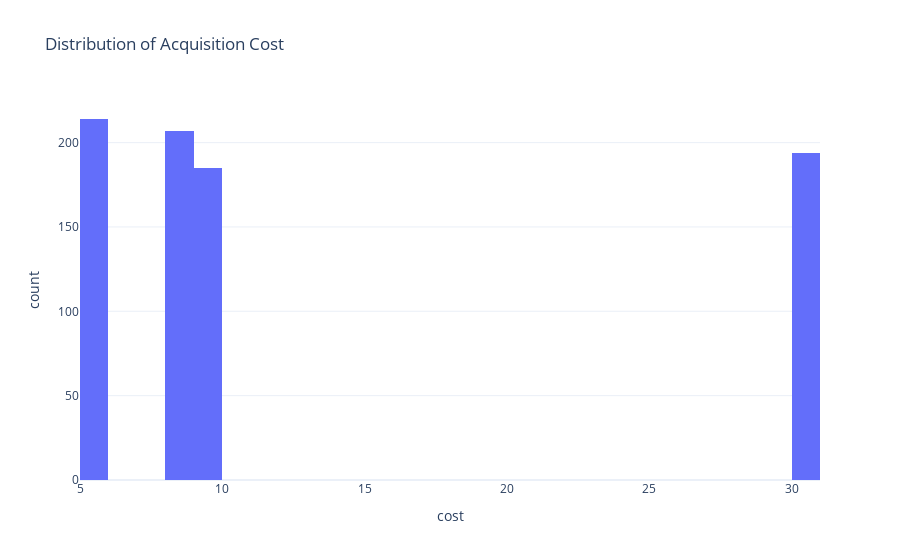

The notebook cell this image was saved under:
### Markdown cell above
#  visualizing the distribution of acquisition cost and revenue generated by the customer using histograms

### Code cell
fig=px.histogram(data,x="cost",nbins=30,
                title="Distribution of Acquisition Cost")
fig.show()

### Figure 1 — Plotly figure (JSON) as saved in the notebook; plotly's stock layout.template omitted (floating-point values rounded to 4 significant figures; data arrays with more than 128 entries replaced by an {"elided": "..."} marker saying what was removed)
{"data": [{"alignmentgroup": "True", "bingroup": "x", "hovertemplate": "cost=%{x}<br>count=%{y}<extra></extra>", "legendgroup": "", "marker": {"color": "#636efa", "pattern": {"shape": ""}}, "name": "", "nbinsx": 30, "offsetgroup": "", "orientation": "v", "showlegend": false, "type": "histogram", "x": {"elided": "800 float values"}, "xaxis": "x", "yaxis": "y"}], "layout": {"barmode": "relative", "legend": {"tracegroupgap": 0}, "title": {"text": "Distribution of Acquisition Cost"}, "xaxis": {"anchor": "y", "domain": [0, 1], "title": {"text": "cost"}}, "yaxis": {"anchor": "x", "domain": [0, 1], "title": {"text": "count"}}}}
